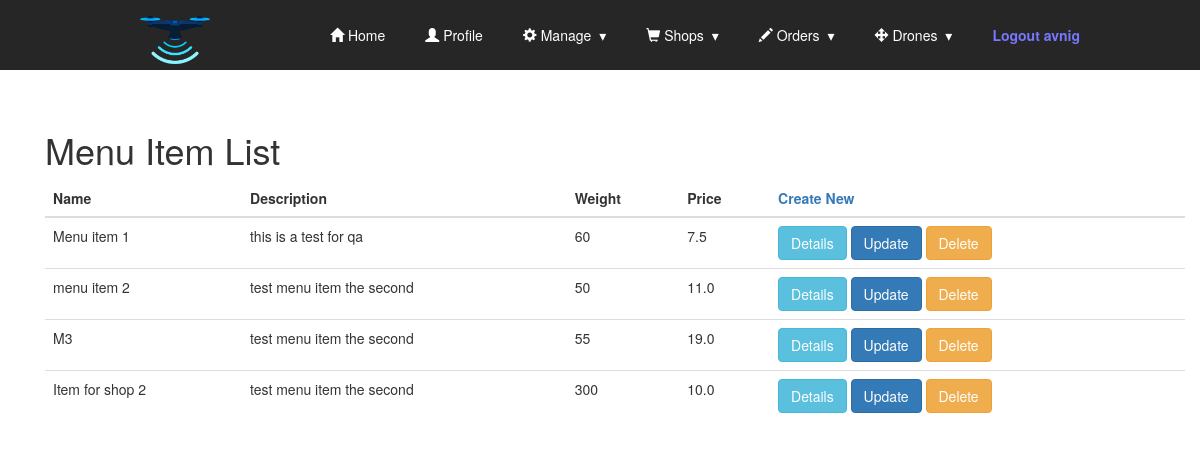
/shops/menu_item_list (signed in), run on the app's committed database.
### shops/models.py (models this page shows, shortened)
class MenuItem(models.Model):
    name = models.CharField(max_length=50)
    description = models.CharField(max_length=50)
    weight = models.IntegerField()
    price = models.FloatField(default=0)

### shops/views.py (the view)
# urls.py: path('menu_item_list',MenuItemListView.as_view(),name='menu_item_list'),
@method_decorator(login_required, name='dispatch')
class MenuItemListView(ListView):
    template_name = 'menus/menuitem_list.html'
    model = MenuItem

### shops/templates/menus/menuitem_list.html
<!DOCTYPE html>
{% extends "base.html" %}
{% block content %}
<div class="container">
<br><br>
  <h1>Menu Item List</h1>
<table class="table">
  <thead>
    <th>Name</th>
    <th>Description</th>
    <th>Weight</th>
    <th>Price</th>
    <th class='right_handed'> <a href="{% url 'shops:menu_item_create' %}">Create New</a></th>
  </thead>
  <tbody>
  {% for m_item in object_list %}
    <tr class="default">
      <td>{{ m_item.name }}</td>
      <td>{{ m_item.description }}</td>
      <td>{{m_item.weight}}</td>
      <td>{{m_item.price}}</td>
      <td>
        <a href="menuitem/{{m_item.id}}"><button type="button" class="btn btn-info">Details</button></a>
        <a href="{% url 'shops:menu_item_update' m_item.id %}"><button type="button" class="btn btn-primary">Update</button></a>
        <a href="{% url 'shops:menu_item_delete' m_item.id %}"><button type="button" class="btn btn-warning">Delete</button></a>
      </td>
    </tr>
  {% endfor %}
</tbody>
</table>
</div>
{% endblock %}

### templates/Base.html (shortened to what this page needs)
{% load static %}
<!DOCTYPE html>
<html>
<head>
  <link rel="stylesheet" href="https://maxcdn.bootstrapcdn.com/bootstrap/3.4.1/css/bootstrap.min.css">
  <link rel="stylesheet" href="{% static 'css/styles.css' %}">
  <link rel="stylesheet" href="{% static 'css/resp_nav_style.css' %}">
</head>
<body>
  <section class="nav-bar">
  <div class="nav-container">
    <div class="brand">
      <a class="brand" href="{% url 'index' %}"><img src="{% static 'dronebar/drone.png' %}" alt="Dronebar"></a>
    </div>
    <nav>
      <ul class="nav-list">
        <li class="active"><a href="{% url 'index' %}"><span class="glyphicon glyphicon-home"></span> Home</a></li>
        <li class="active"><a href="{% url 'accounts:profile' %}"><span class="glyphicon glyphicon-user"></span> Profile</a></li>
        <li>
          <a class="dropdown-toggle" data-toggle="dropdown" href="#"><span class="glyphicon glyphicon-cog"></span> Manage
          </a>
        </li>
        <li>
          <a class="dropdown-toggle" data-toggle="dropdown" href="#"><span class="glyphicon glyphicon-shopping-cart"></span> Shops
          </a>
        </li>
        <li>
          <a class="dropdown-toggle" data-toggle="dropdown" href="#"><span class="glyphicon glyphicon-pencil"></span> Orders
          </a>
        </li>
        <li>
          <a class="dropdown-toggle" data-toggle="dropdown" href="#"><span class="glyphicon glyphicon-move"></span> Drones
          </a>
        </li>
        <li><a href="{% url 'accounts:logout' %}" id="emp">Logout {{request.user}}</a></li>
      </ul>
    </nav>
  </div>
</section>
    <div class="container">
      {% block content %}
      {% endblock %}
    </div>
</body>
</html>

### static/css/styles.css (style rules this page uses)
#emp { color:#7777ff; text-color:#9999ff; font-weight: bold; }
.active { background-color: #04AA6D; color: white; }
td { padding: 1em; }

### static/css/resp_nav_style.css (style rules this page uses)
body { margin: 0; padding: 0; }
.nav-bar { height: 70px; background: #262626; }
.brand { position: absolute; padding-left: 20px; float: left; line-height: 70px; text-transform: uppercase; font-size: 1.4em; }
.brand a img { max-height: 70px; }
.brand a, .brand a:visited { color: #ffffff; text-decoration: none; }
.nav-container { max-width: 1000px; margin: 0 auto; }
nav { float: right; }
nav ul { list-style: none; margin: 0; padding: 0; }
nav ul li { float: left; position: relative; }
nav ul li a, nav ul li a:visited { display: block; padding: 0 20px; line-height: 70px; background: #262626; color: #ffffff; text-decoration: none; }
nav ul li a:not(:only-child):after, nav ul li a:visited:not(:only-child):after { padding-left: 4px; content: ' ▾'; }
@media screen and (min-width: 799px) { .nav-list { display: block !important; } }

### data on the page
MenuItem: name "Menu item 1", description "this is a test for qa", weight "60", price "7.5"
MenuItem: name "menu item 2", description "test menu item the second", weight "50", price "11.0"
MenuItem: name "M3", description "test menu item the second", weight "55", price "19.0"
MenuItem: name "Item for shop 2", description "test menu item the second", weight "300", price "10.0"

### other printed values
{{ request.user }} "avnig"
